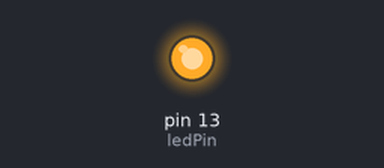
This sketch was run on a simulated Arduino Uno, built with avr-gcc and run on an emulated ATmega328P. On the bench: output pins drawn as LEDs (lit = HIGH).

Above: at 0.2 s.
At 37.5 s:
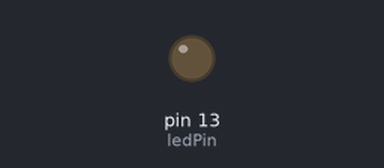
Timing chart, 0 to 39.0 s (numbered marks = the images above):
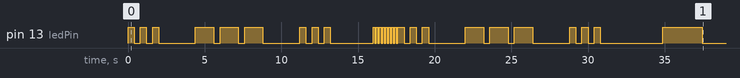

The sketch:

Practica_Blik_SOS_Pulse.ino
```cpp
int ledPin = LED_BUILTIN;
int dotDuration = 400;
int dashDuration = dotDuration * 3;
int letterGap = dotDuration * 5;
int wordGap = dotDuration * 6;
int brillo=0;


void dot() {
  digitalWrite(ledPin, HIGH);
  delay(dotDuration);
  digitalWrite(ledPin, LOW);
  delay(dotDuration);
}

void dash() {
  digitalWrite(ledPin, HIGH);
  delay(dashDuration);
  digitalWrite(ledPin, LOW);
  delay(dotDuration);
}

void setup() {

  pinMode(ledPin, OUTPUT);
}

void loop() {

  dot();
  dot();
  dot();

  delay(letterGap);

  dash();
  dash();
  dash();

  delay(letterGap);

  dot();
  dot();
  dot();

  delay(wordGap);
  for (int i=0;i<8;i++){
  digitalWrite(LED_BUILTIN, HIGH);
  delay(100);
  digitalWrite(LED_BUILTIN, LOW);
  delay(100);  }

  dot();
  dot();
  dot();

  delay(letterGap);

  dash();
  dash();
  dash();

  delay(letterGap);

  dot();
  dot();
  dot();
  delay(wordGap);
for (int i=0;i<8;i++){
 for (brillo=0;brillo<=255;brillo++){
  analogWrite(LED_BUILTIN,brillo);
delay(10);
}
for (brillo=255;brillo>=0;brillo--){
analogWrite(LED_BUILTIN,brillo);
delay(10);
}
 }
}
```

Measured:
- by itself, pin 13 (ledPin): LOW → HIGH at 0.00 s, → LOW 0.40 s later, → HIGH 0.40 s later, → LOW 0.40 s later, … (54 changes in this stretch)
